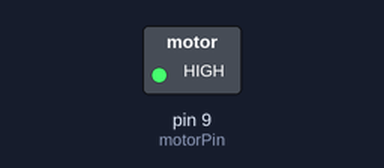
A sketch run on a simulated Arduino Uno, built with avr-gcc and run on an emulated ATmega328P. Shown: switched loads named in the sketch (green lamp = pin HIGH).

Above: at 1.5 s.
At 4.5 s:
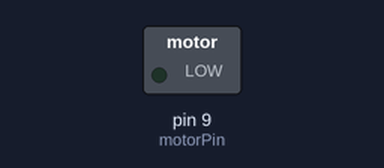
Timing chart, 0 to 7.8 s (numbered marks = the images above):
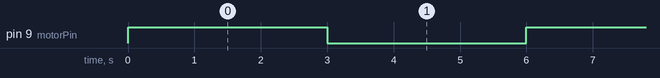

The sketch:

e11.ino
```cpp
/*
SparkFun Inventor's Kit
Example sketch 11

SPINNING A MOTOR

  Use a transistor to spin a motor at different speeds.

This sketch was written by SparkFun Electronics,
with lots of help from the Arduino community.
This code is completely free for any use.
Visit http://learn.sparkfun.com/products/2 for SIK information.
Visit http://www.arduino.cc to learn more about Arduino.
*/

// constant pin for the transistor connected to the motor
const int motorPin = 9;


void setup()
{
  //set motorPin as OUTPUT
  pinMode(motorPin, OUTPUT);
}


void loop()
{
  // Here we've used comments to disable some of the examples.
  // To try different things, uncomment one of the following lines
  // and comment the other ones. See the functions below to learn
  // what they do and how they work.

   motorOnThenOff();
  // motorOnThenOffWithSpeed();
  // motorAcceleration();
}


// This function turns the motor on and off like the blinking LED.
// Try different values to affect the timing.
void motorOnThenOff()
{
  // milliseconds to turn the motor on
  int onTime = 3000;
  // milliseconds to turn the motor off
  int offTime = 3000;

  // turn the motor on (full speed)
  digitalWrite(motorPin, HIGH);
  // delay for onTime milliseconds
  delay(onTime);
  // turn the motor off
  digitalWrite(motorPin, LOW);
  // delay for offTime milliseconds
  delay(offTime);
}


// This function alternates between two speeds.
// Try different values to affect the timing and speed.
void motorOnThenOffWithSpeed()
{
  // between 0 (stopped) and 255 (full speed)
  int Speed1 = 200;
   // milliseconds for speed 1
  int Time1 = 3000;

  // between 0 (stopped) and 255 (full speed)
  int Speed2 = 50;
  // milliseconds to turn the motor off
  int Time2 = 3000;

  // turns the motor On
  analogWrite(motorPin, Speed1);
  // delay for onTime milliseconds
  delay(Time1);
  // turns the motor Off
  analogWrite(motorPin, Speed2);
  // delay for offTime milliseconds
  delay(Time2);
}


// This function slowly accelerates the motor to full speed,
// then back down to zero.
void motorAcceleration()
{
  // milliseconds between each speed step
  int speed;
  int delayTime = 20;

  // accelerate the motor
  for(speed = 0; speed <= 255; speed++)
  {
    // set the new speed
    analogWrite(motorPin,speed);
    // delay between speed steps
    delay(delayTime);
  }

  // decelerate the motor
  for(speed = 255; speed >= 0; speed--)
  {
    // set the new speed
    analogWrite(motorPin,speed);
    // delay between speed steps
    delay(delayTime);
  }
}
```

Measured:
- by itself, pin 9 (motorPin): alternates HIGH for 3.0 s and LOW for 3.0 s
